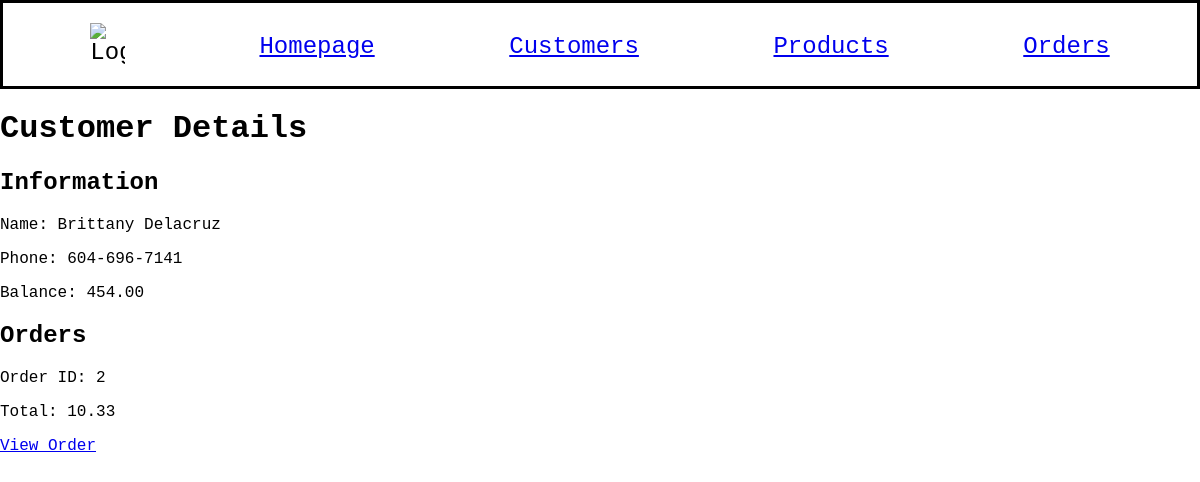
/customer/18, run on an earlier commit of the app's database.
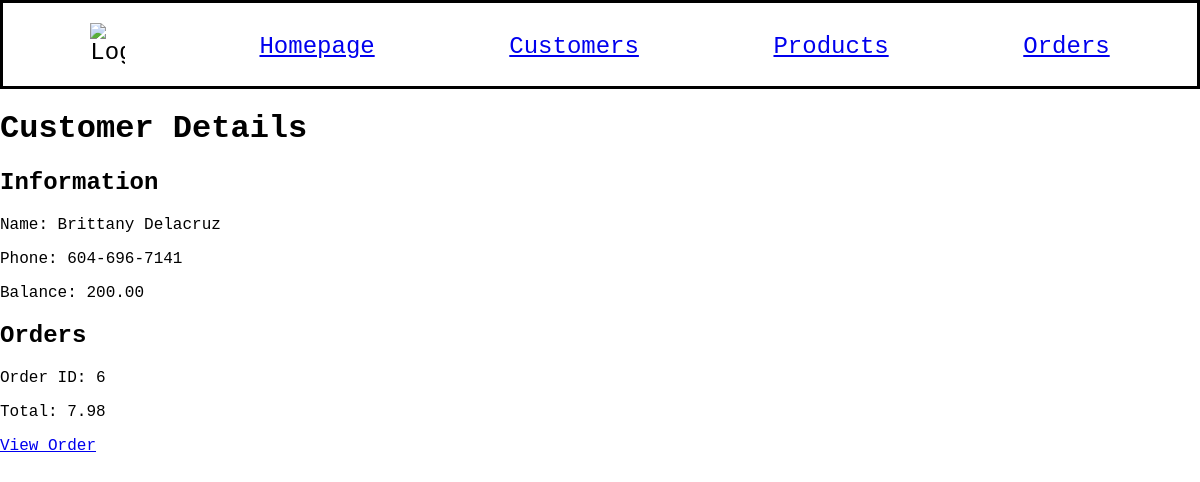
And on a later commit of the database.
### models.py (models this page shows, shortened)
class Customer(db.Model):
    id = mapped_column(Integer, primary_key=True)
    name = mapped_column(String(200), nullable=False, unique=True)
    phone = mapped_column(String(20), nullable=False)
    balance = mapped_column(Numeric(10,2), nullable=False, default=100)
    orders = relationship("Order")

class Order(db.Model):
    id = mapped_column(Integer, primary_key=True)
    customer_id = mapped_column(Integer, ForeignKey(Customer.id), nullable=False)
    created = mapped_column(DateTime, default=func.now())
    processed = mapped_column(DateTime, nullable=True, default=None)
    customer = relationship("Customer", back_populates="orders")
    items = relationship("ProductOrder", back_populates="order")
    strategy = mapped_column(String(20), nullable=False, default="adjust")

### app.py (the view)
@app.route("/customer/<int:customer_id>")
def customer_detail(customer_id):
    customer = Customer.query.get(customer_id)
    if customer is None:
        return "Customer not found", 404
    orders = Order.query.filter_by(customer_id=customer_id).all()
    for order in orders:
        order.total = sum([float(item.product.price) * float(item.quantity) for item in order.items])
    return render_template("customer_detail.html", customer=customer, orders=orders)

### templates/customer_detail.html
{% extends "base.html" %}
{% block content %}
<h1>Customer Details</h1>
<h2>Information</h2>
<p>Name: {{ customer.name }}</p>
<p>Phone: {{ customer.phone }}</p>
<p>Balance: {{ customer.balance }}</p>
<h2>Orders</h2>
{% for order in orders %}
<div>
    <p>Order ID: {{ order.id }}</p>
    <p>Total: {{ order.total }}</p>
    <a href="/orders/{{ order.id }}">View Order</a>
</div>
{% endfor %}
{% endblock %}

What changed in the data, as far as the page shows it:
no longer on this page (row edited): Order: id "2", total "10.33"
changed Customer "Brittany Delacruz": balance "454.00" → "200.00"
added Order: id "6", total "7.98"
